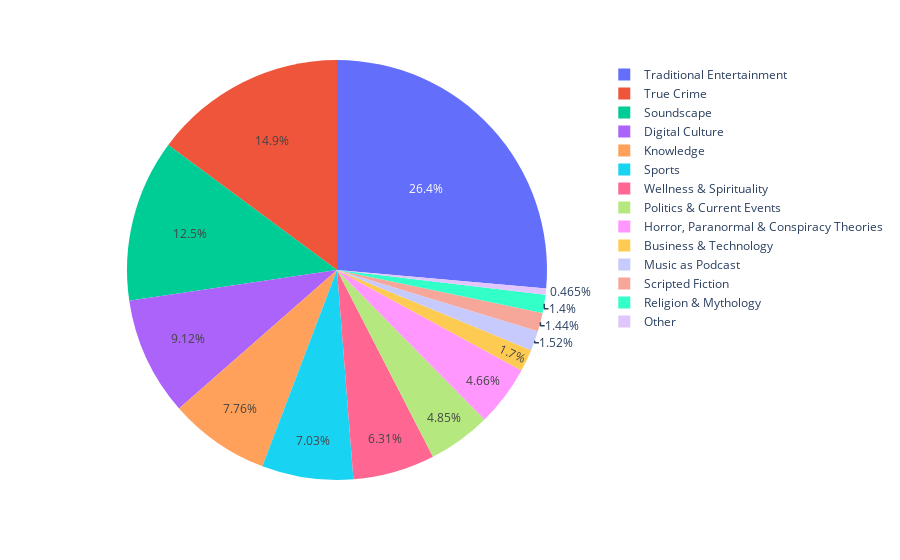

Notebook cell for this chart:
### Code cell
fig1 = px.pie(spotify, values = 'total_consumption_hours_played_30d_index', names = 'podcast genre')

fig1.show()

### Figure 1 — Plotly figure (JSON) as saved in the notebook; plotly's stock layout.template omitted (floating-point values rounded to 4 significant figures)
{"data": [{"domain": {"x": [0, 1], "y": [0, 1]}, "hovertemplate": "podcast genre=%{label}<br>total_consumption_hours_played_30d_index=%{value}<extra></extra>", "labels": ["Wellness & Spirituality", "True Crime", "Traditional Entertainment", "Sports", "Soundscape", "Scripted Fiction", "Religion & Mythology", "Politics & Current Events", "Other", "Music as Podcast", "Knowledge", "Horror, Paranormal & Conspiracy Theories", "Digital Culture", "Business & Technology", "Wellness & Spirituality", "True Crime", "Traditional Entertainment", "Sports", "Soundscape", "Scripted Fiction", "Religion & Mythology", "Politics & Current Events", "Other", "Music as Podcast", "Knowledge", "Horror, Paranormal & Conspiracy Theories", "Digital Culture", "Business & Technology", "Wellness & Spirituality", "True Crime", "Traditional Entertainment", "Sports", "Soundscape", "Scripted Fiction", "Religion & Mythology", "Politics & Current Events", "Other", "Music as Podcast", "Knowledge", "Horror, Paranormal & Conspiracy Theories", "Digital Culture", "Business & Technology", "Wellness & Spirituality", "True Crime", "Traditional Entertainment", "Sports", "Soundscape", "Scripted Fiction", "Religion & Mythology", "Politics & Current Events", "Other", "Music as Podcast", "Knowledge", "Horror, Paranormal & Conspiracy Theories", "Digital Culture", "Business & Technology", "Wellness & Spirituality", "True Crime", "Traditional Entertainment", "Sports", "Soundscape", "Scripted Fiction", "Religion & Mythology", "Politics & Current Events", "Other", "Music as Podcast", "Knowledge", "Horror, Paranormal & Conspiracy Theories", "Digital Culture", "Business & Technology"], "legendgroup": "", "name": "", "showlegend": true, "type": "pie", "values": [0.03684, 0.1285, 0.2522, 0.06506, 0.002668, 0.01117, 0.005133, 0.03848, 0.002462, 5.858e-06, 0.05939, 0.03281, 0.08796, 0.01378, 0.07955, 0.2351, 0.3854, 0.1064, 0.069, 0.02097, 0.01392, 0.07657, 0.006475, 0.005305, 0.1065, 0.06623, 0.152, 0.02055, 0.1326, 0.3573, 0.5918, 0.1578, 0.2998, 0.03464, 0.03026, 0.1089, 0.01243, 0.03183, 0.1681, 0.1031, 0.208, 0.03048, 0.213, 0.4402, 0.7771, 0.1986, 0.5804, 0.04707, 0.0482, 0.1425, 0.015, 0.07435, 0.2384, 0.1449, 0.2783, 0.04283, 0.2558, 0.5295, 1, 0.2724, 0.4691, 0.04986, 0.0615, 0.1854, 0.01653, 0.06171, 0.3112, 0.1839, 0.3118, 0.086]}], "layout": {"autosize": true, "legend": {"tracegroupgap": 0}, "margin": {"t": 60}}}
